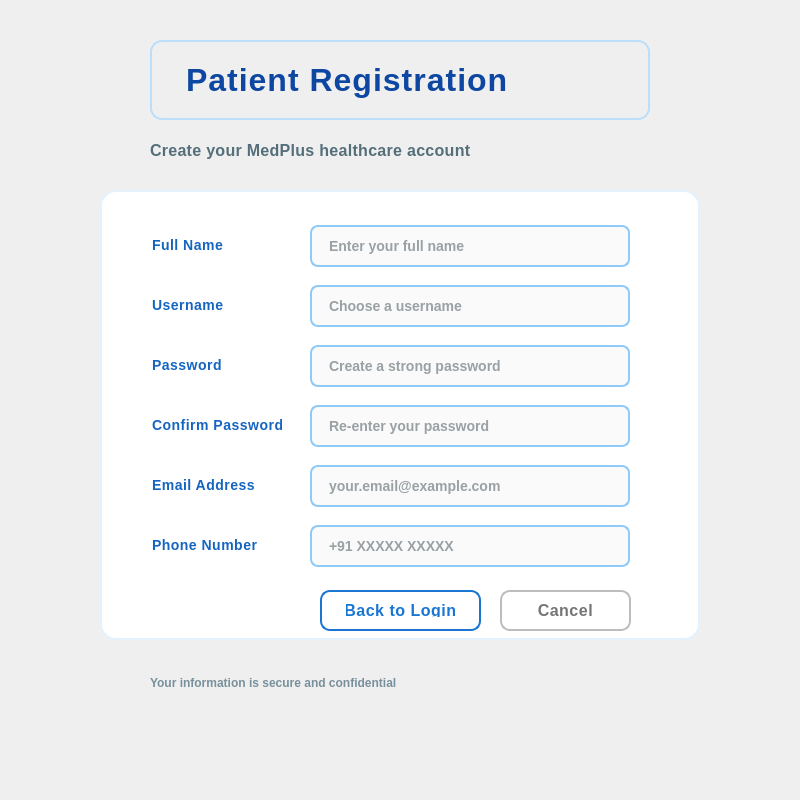
<?xml version="1.0" encoding="UTF-8"?>
<ui version="4.0">
 <class>Registration</class>
 <widget class="QDialog" name="Registration">
  <property name="geometry">
   <rect>
    <x>0</x>
    <y>0</y>
    <width>800</width>
    <height>800</height>
   </rect>
  </property>
  <property name="windowTitle">
   <string>MedPlus - Patient Registration</string>
  </property>
  <property name="styleSheet">
   <string notr="true">QDialog {
    background: qlineargradient(x1:0, y1:0, x2:1, y2:1,
        stop:0 #f8fafc, stop:1 #e2e8f0);
    font-family: &quot;Segoe UI&quot;, &quot;Arial&quot;, sans-serif;
}</string>
  </property>
  <widget class="QFrame" name="frameCircle1">
   <property name="geometry">
    <rect>
     <x>-80</x>
     <y>-80</y>
     <width>300</width>
     <height>300</height>
    </rect>
   </property>
   <property name="styleSheet">
    <string notr="true">QFrame {
    background: qradialgradient(cx:0.5, cy:0.5, radius:1,
        fx:0.5, fy:0.5, stop:0 rgba(25, 118, 210, 0.1), stop:1 transparent);
    border-radius: 150px;
    border: none;
}</string>
   </property>
  </widget>
  <widget class="QFrame" name="frameCircle2">
   <property name="geometry">
    <rect>
     <x>580</x>
     <y>550</y>
     <width>350</width>
     <height>350</height>
    </rect>
   </property>
   <property name="styleSheet">
    <string notr="true">QFrame {
    background: qradialgradient(cx:0.5, cy:0.5, radius:1,
        fx:0.5, fy:0.5, stop:0 rgba(66, 165, 245, 0.1), stop:1 transparent);
    border-radius: 175px;
    border: none;
}</string>
   </property>
  </widget>
  <widget class="QLabel" name="label">
   <property name="geometry">
    <rect>
     <x>150</x>
     <y>40</y>
     <width>500</width>
     <height>80</height>
    </rect>
   </property>
   <property name="styleSheet">
    <string notr="true">QLabel {
    font-size: 32px;
    font-weight: 700;
    color: #0d47a1;
    background: transparent;
    padding: 15px 25px;
    border-radius: 12px;
    border: 2px solid #bbdefb;
    qproperty-alignment: AlignCenter;
    letter-spacing: 1px;
}</string>
   </property>
   <property name="text">
    <string>Patient Registration</string>
   </property>
  </widget>
  <widget class="QLabel" name="lblSubtitle">
   <property name="geometry">
    <rect>
     <x>150</x>
     <y>135</y>
     <width>500</width>
     <height>30</height>
    </rect>
   </property>
   <property name="styleSheet">
    <string notr="true">QLabel {
    font-size: 16px;
    color: #546e7a;
    background: transparent;
    qproperty-alignment: AlignCenter;
    font-weight: 500;
    letter-spacing: 0.3px;
}</string>
   </property>
   <property name="text">
    <string>Create your MedPlus healthcare account</string>
   </property>
  </widget>
  <widget class="QFrame" name="frameForm">
   <property name="geometry">
    <rect>
     <x>100</x>
     <y>190</y>
     <width>600</width>
     <height>450</height>
    </rect>
   </property>
   <property name="styleSheet">
    <string notr="true">QFrame {
    background-color: rgba(255, 255, 255, 0.98);
    border-radius: 16px;
    border: 2px solid #e3f2fd;
}</string>
   </property>
   <widget class="QPushButton" name="loginButton">
    <property name="geometry">
     <rect>
      <x>220</x>
      <y>400</y>
      <width>161</width>
      <height>41</height>
     </rect>
    </property>
    <property name="styleSheet">
     <string notr="true">QPushButton {
    font-size: 16px;
    font-weight: 700;
    color: #1976d2;
    background: transparent;
    border: 2px solid #1976d2;
    border-radius: 10px;
    padding: 12px 24px;
    letter-spacing: 0.5px;
}
QPushButton:hover {
    background-color: #e3f2fd;
    border-color: #0d47a1;
    color: #0d47a1;
}
QPushButton:pressed {
    background-color: #bbdefb;
}</string>
    </property>
    <property name="text">
     <string>Back to Login</string>
    </property>
   </widget>
   <widget class="QPushButton" name="cancelButton">
    <property name="geometry">
     <rect>
      <x>400</x>
      <y>400</y>
      <width>131</width>
      <height>41</height>
     </rect>
    </property>
    <property name="styleSheet">
     <string notr="true">QPushButton {
    font-size: 16px;
    font-weight: 700;
    color: #757575;
    background: transparent;
    border: 2px solid #bdbdbd;
    border-radius: 10px;
    padding: 12px 24px;
    letter-spacing: 0.5px;
}
QPushButton:hover {
    background-color: #f5f5f5;
    border-color: #757575;
    color: #616161;
}
QPushButton:pressed {
    background-color: #e0e0e0;
}</string>
    </property>
    <property name="text">
     <string>Cancel</string>
    </property>
   </widget>
   <widget class="QPushButton" name="registerButton">
    <property name="geometry">
     <rect>
      <x>30</x>
      <y>400</y>
      <width>171</width>
      <height>41</height>
     </rect>
    </property>
    <property name="styleSheet">
     <string notr="true">QPushButton {
    font-size: 16px;
    font-weight: 700;
    color: white;
    background: qlineargradient(x1:0, y1:0, x2:1, y2:0,
        stop:0 #1976d2, stop:1 #42a5f5);
    border: none;
    border-radius: 10px;
    padding: 12px 24px;
    letter-spacing: 0.5px;
}
QPushButton:hover {
    background: qlineargradient(x1:0, y1:0, x2:1, y2:0,
        stop:0 #1565c0, stop:1 #1e88e5);
}
QPushButton:pressed {
    background: qlineargradient(x1:0, y1:0, x2:1, y2:0,
        stop:0 #0d47a1, stop:1 #1565c0);
}</string>
    </property>
    <property name="text">
     <string>Create Account</string>
    </property>
   </widget>
  </widget>
  <widget class="QLabel" name="label_2">
   <property name="geometry">
    <rect>
     <x>140</x>
     <y>230</y>
     <width>150</width>
     <height>30</height>
    </rect>
   </property>
   <property name="styleSheet">
    <string notr="true">QLabel {
    font-size: 14px;
    font-weight: 600;
    color: #1565c0;
    background: transparent;
    padding: 4px 8px;
    letter-spacing: 0.5px;
}</string>
   </property>
   <property name="text">
    <string>Full Name</string>
   </property>
  </widget>
  <widget class="QLineEdit" name="fullNameLineEdit">
   <property name="geometry">
    <rect>
     <x>310</x>
     <y>225</y>
     <width>320</width>
     <height>42</height>
    </rect>
   </property>
   <property name="styleSheet">
    <string notr="true">QLineEdit {
    font-size: 14px;
    color: #37474f;
    padding: 10px 15px;
    border: 2px solid #90caf9;
    border-radius: 8px;
    background-color: #fafafa;
    font-weight: 500;
}
QLineEdit:hover {
    border: 2px solid #64b5f6;
    background-color: #f5f9ff;
}
QLineEdit:focus {
    border: 2px solid #1976d2;
    background-color: white;
}</string>
   </property>
   <property name="placeholderText">
    <string>Enter your full name</string>
   </property>
  </widget>
  <widget class="QLabel" name="label_3">
   <property name="geometry">
    <rect>
     <x>140</x>
     <y>290</y>
     <width>150</width>
     <height>30</height>
    </rect>
   </property>
   <property name="styleSheet">
    <string notr="true">QLabel {
    font-size: 14px;
    font-weight: 600;
    color: #1565c0;
    background: transparent;
    padding: 4px 8px;
    letter-spacing: 0.5px;
}</string>
   </property>
   <property name="text">
    <string>Username</string>
   </property>
  </widget>
  <widget class="QLineEdit" name="usernameLineEdit">
   <property name="geometry">
    <rect>
     <x>310</x>
     <y>285</y>
     <width>320</width>
     <height>42</height>
    </rect>
   </property>
   <property name="styleSheet">
    <string notr="true">QLineEdit {
    font-size: 14px;
    color: #37474f;
    padding: 10px 15px;
    border: 2px solid #90caf9;
    border-radius: 8px;
    background-color: #fafafa;
    font-weight: 500;
}
QLineEdit:hover {
    border: 2px solid #64b5f6;
    background-color: #f5f9ff;
}
QLineEdit:focus {
    border: 2px solid #1976d2;
    background-color: white;
}</string>
   </property>
   <property name="placeholderText">
    <string>Choose a username</string>
   </property>
  </widget>
  <widget class="QLabel" name="label_4">
   <property name="geometry">
    <rect>
     <x>140</x>
     <y>350</y>
     <width>150</width>
     <height>30</height>
    </rect>
   </property>
   <property name="styleSheet">
    <string notr="true">QLabel {
    font-size: 14px;
    font-weight: 600;
    color: #1565c0;
    background: transparent;
    padding: 4px 8px;
    letter-spacing: 0.5px;
}</string>
   </property>
   <property name="text">
    <string>Password</string>
   </property>
  </widget>
  <widget class="QLineEdit" name="passwordLineEdit">
   <property name="geometry">
    <rect>
     <x>310</x>
     <y>345</y>
     <width>320</width>
     <height>42</height>
    </rect>
   </property>
   <property name="styleSheet">
    <string notr="true">QLineEdit {
    font-size: 14px;
    color: #37474f;
    padding: 10px 15px;
    border: 2px solid #90caf9;
    border-radius: 8px;
    background-color: #fafafa;
    font-weight: 500;
}
QLineEdit:hover {
    border: 2px solid #64b5f6;
    background-color: #f5f9ff;
}
QLineEdit:focus {
    border: 2px solid #1976d2;
    background-color: white;
}</string>
   </property>
   <property name="echoMode">
    <enum>QLineEdit::EchoMode::Password</enum>
   </property>
   <property name="placeholderText">
    <string>Create a strong password</string>
   </property>
  </widget>
  <widget class="QLabel" name="label_5">
   <property name="geometry">
    <rect>
     <x>140</x>
     <y>410</y>
     <width>150</width>
     <height>30</height>
    </rect>
   </property>
   <property name="styleSheet">
    <string notr="true">QLabel {
    font-size: 14px;
    font-weight: 600;
    color: #1565c0;
    background: transparent;
    padding: 4px 8px;
    letter-spacing: 0.5px;
}</string>
   </property>
   <property name="text">
    <string>Confirm Password</string>
   </property>
  </widget>
  <widget class="QLineEdit" name="confirmPasswordLineEdit">
   <property name="geometry">
    <rect>
     <x>310</x>
     <y>405</y>
     <width>320</width>
     <height>42</height>
    </rect>
   </property>
   <property name="styleSheet">
    <string notr="true">QLineEdit {
    font-size: 14px;
    color: #37474f;
    padding: 10px 15px;
    border: 2px solid #90caf9;
    border-radius: 8px;
    background-color: #fafafa;
    font-weight: 500;
}
QLineEdit:hover {
    border: 2px solid #64b5f6;
    background-color: #f5f9ff;
}
QLineEdit:focus {
    border: 2px solid #1976d2;
    background-color: white;
}</string>
   </property>
   <property name="echoMode">
    <enum>QLineEdit::EchoMode::Password</enum>
   </property>
   <property name="placeholderText">
    <string>Re-enter your password</string>
   </property>
  </widget>
  <widget class="QLabel" name="label_6">
   <property name="geometry">
    <rect>
     <x>140</x>
     <y>470</y>
     <width>150</width>
     <height>30</height>
    </rect>
   </property>
   <property name="styleSheet">
    <string notr="true">QLabel {
    font-size: 14px;
    font-weight: 600;
    color: #1565c0;
    background: transparent;
    padding: 4px 8px;
    letter-spacing: 0.5px;
}</string>
   </property>
   <property name="text">
    <string>Email Address</string>
   </property>
  </widget>
  <widget class="QLineEdit" name="emailLineEdit">
   <property name="geometry">
    <rect>
     <x>310</x>
     <y>465</y>
     <width>320</width>
     <height>42</height>
    </rect>
   </property>
   <property name="styleSheet">
    <string notr="true">QLineEdit {
    font-size: 14px;
    color: #37474f;
    padding: 10px 15px;
    border: 2px solid #90caf9;
    border-radius: 8px;
    background-color: #fafafa;
    font-weight: 500;
}
QLineEdit:hover {
    border: 2px solid #64b5f6;
    background-color: #f5f9ff;
}
QLineEdit:focus {
    border: 2px solid #1976d2;
    background-color: white;
}</string>
   </property>
   <property name="placeholderText">
    <string>your.email@example.com</string>
   </property>
  </widget>
  <widget class="QLabel" name="lblPhone">
   <property name="geometry">
    <rect>
     <x>140</x>
     <y>530</y>
     <width>150</width>
     <height>30</height>
    </rect>
   </property>
   <property name="styleSheet">
    <string notr="true">QLabel {
    font-size: 14px;
    font-weight: 600;
    color: #1565c0;
    background: transparent;
    padding: 4px 8px;
    letter-spacing: 0.5px;
}</string>
   </property>
   <property name="text">
    <string>Phone Number</string>
   </property>
  </widget>
  <widget class="QLineEdit" name="phoneLineEdit">
   <property name="geometry">
    <rect>
     <x>310</x>
     <y>525</y>
     <width>320</width>
     <height>42</height>
    </rect>
   </property>
   <property name="styleSheet">
    <string notr="true">QLineEdit {
    font-size: 14px;
    color: #37474f;
    padding: 10px 15px;
    border: 2px solid #90caf9;
    border-radius: 8px;
    background-color: #fafafa;
    font-weight: 500;
}
QLineEdit:hover {
    border: 2px solid #64b5f6;
    background-color: #f5f9ff;
}
QLineEdit:focus {
    border: 2px solid #1976d2;
    background-color: white;
}</string>
   </property>
   <property name="placeholderText">
    <string>+91 XXXXX XXXXX</string>
   </property>
  </widget>
  <widget class="QLabel" name="lblFooter">
   <property name="geometry">
    <rect>
     <x>150</x>
     <y>670</y>
     <width>500</width>
     <height>25</height>
    </rect>
   </property>
   <property name="styleSheet">
    <string notr="true">QLabel {
    font-size: 12px;
    color: #78909c;
    background: transparent;
    qproperty-alignment: AlignCenter;
    font-weight: 500;
}</string>
   </property>
   <property name="text">
    <string>Your information is secure and confidential</string>
   </property>
  </widget>
 </widget>
 <resources/>
 <connections/>
</ui>
